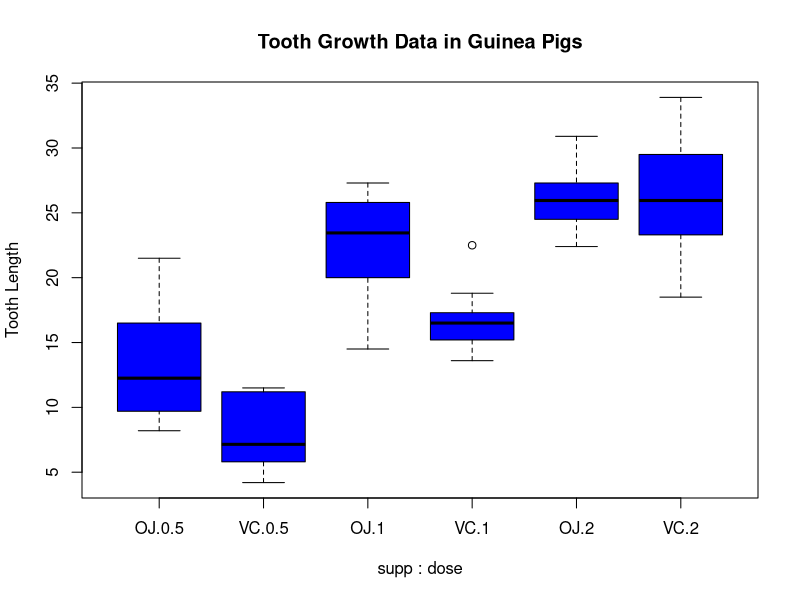

Reproduce this figure in R.
## ---- chunk 1
head(ToothGrowth)
str(ToothGrowth)

factor(ToothGrowth$dose)

boxplot(len ~ supp + dose, 
        data=ToothGrowth, 
        col="blue",ylab="Tooth Length", 
        main="Tooth Growth Data in Guinea Pigs")

## ---- chunk 2
summary(ToothGrowth)
table(ToothGrowth$supp,ToothGrowth$dose)
mean(ToothGrowth$len)
## ---- chunk 3
g1=ToothGrowth[ToothGrowth$supp=="OJ" & ToothGrowth$dose==0.5,1]
g2=ToothGrowth[ToothGrowth$supp=="VC"& ToothGrowth$dose==0.5,1]
t.test(g1, g2)

g1=ToothGrowth[ToothGrowth$supp=="OJ" & ToothGrowth$dose==1,1]
g2=ToothGrowth[ToothGrowth$supp=="VC"& ToothGrowth$dose==1,1]
t.test(g1, g2)

g1=ToothGrowth[ToothGrowth$supp=="OJ" & ToothGrowth$dose==2,1]
g2=ToothGrowth[ToothGrowth$supp=="VC"& ToothGrowth$dose==2,1]
t.test(g1, g2)

